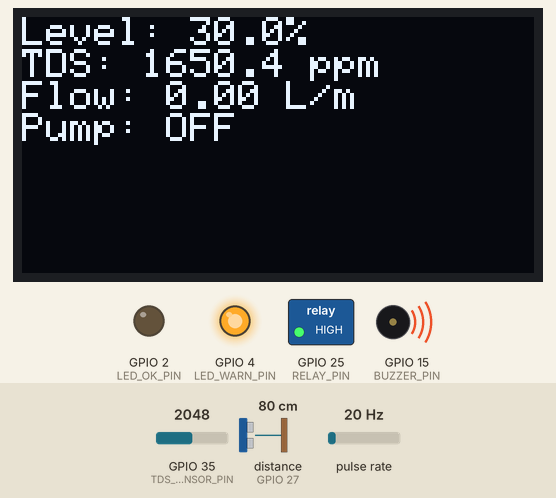
The sketch below on a simulated ESP32. Shown: 128×64 one-colour display, switched loads named in the sketch (green lamp = pin HIGH), output pins drawn as LEDs (lit = HIGH), buzzer (waves = sounding, pin HIGH). Wiring (inferred from the names in the program): ultrasonic range finder: trigger GPIO 26; echo GPIO 27; pulse sensor: data GPIO 34. The test bench sets the inputs (shaded band); at power-on: distance to the obstacle (sensor on GPIO 27) 80 cm, pulse rate 20 Hz, GPIO 35 (TDS_SENSOR_PIN) = 2048. The echo pulse lasts 58.3 µs per cm; WiFi joins after 1.5 s; servers stay silent unless stated; uploads are accepted with an empty reply; the local clock reads 2024-03-15 10:24:30 at power-on unless the sketch sets it; pins used as bus, display or sensor lines are not drawn; what the sketch prints to the serial monitor is not drawn.

Above: at 3.7 s.
3.8 s: distance to the obstacle (sensor on GPIO 27) set to 95 cm
At 5.7 s:
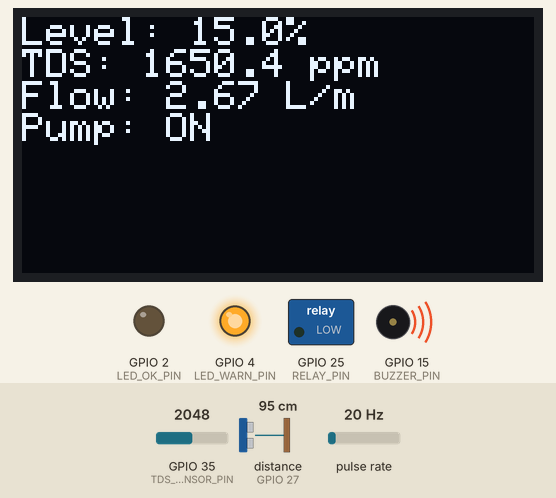
6.1 s: pulse rate (sensor on GPIO 34) set to 100 Hz
At 7.8 s:
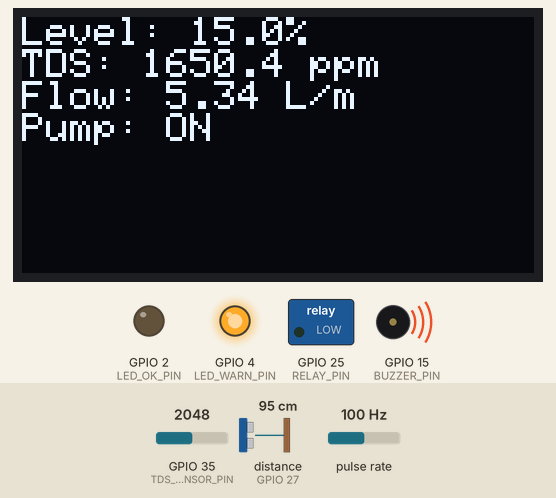
10.2 s: GPIO 35 (TDS_SENSOR_PIN) set to 395
At 11.3 s:
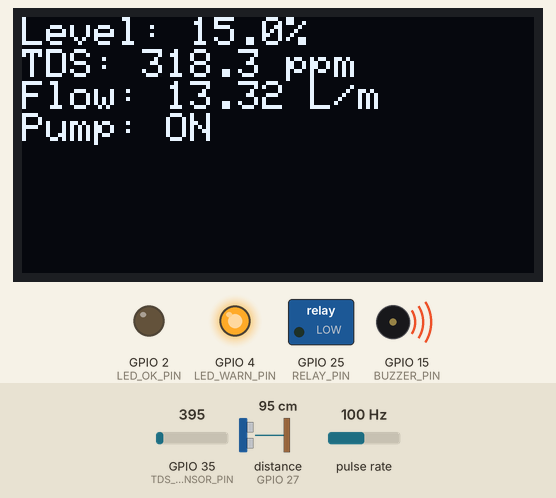
14.2 s: GPIO 35 (TDS_SENSOR_PIN) set to 335
At 15.3 s:
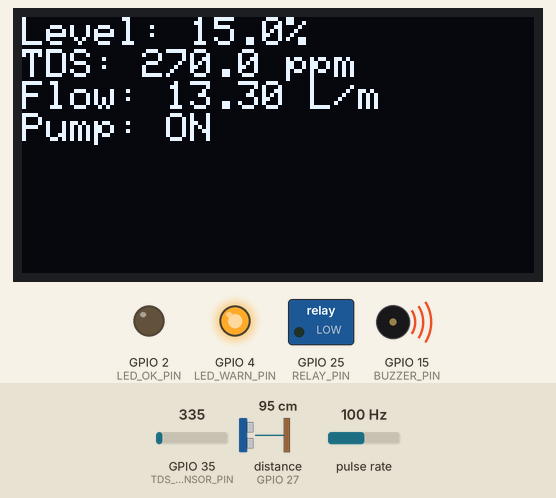
18.3 s: distance to the obstacle (sensor on GPIO 27) set to 32 cm
At 19.8 s:
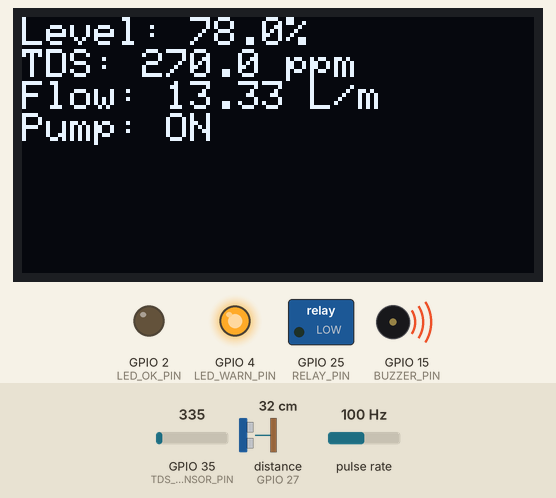
22.5 s: distance to the obstacle (sensor on GPIO 27) set to 29 cm
At 24.1 s:
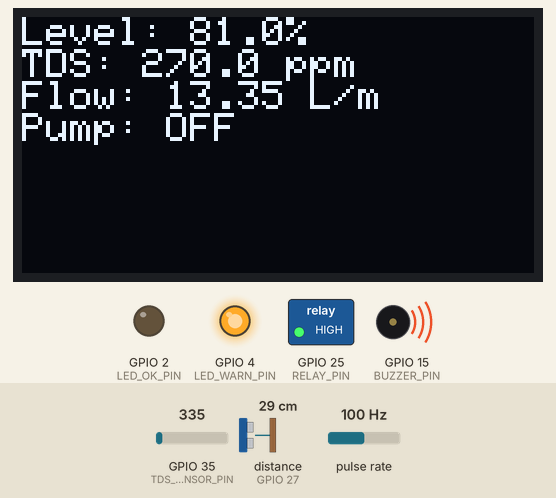
Timing chart, 0 to 25.6 s (numbered marks = the images above; inputs shaded):
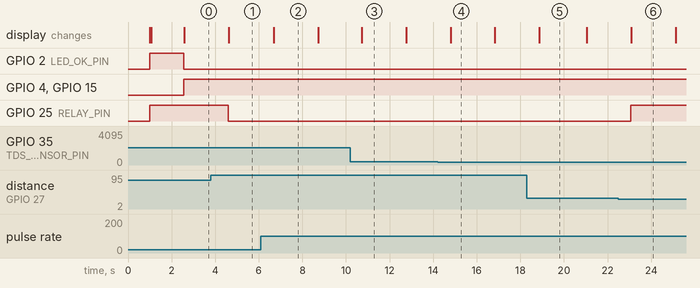

Measured:
- the behaviour switches between 90 and 91 cm on distance to the obstacle (sensor on GPIO 27) (found by bisection; images 0 and 1)
- the behaviour switches between 31 and 30 cm on distance to the obstacle (sensor on GPIO 27) (found by bisection; images 5 and 6)
- after the input at 3.8 s, GPIO 25 (RELAY_PIN): HIGH → LOW after 0.81 s; the display: changes after 0.83 s (image 1)
- after the input at 6.1 s, the display: changes after 0.58 s (image 2)
- after the input at 18.3 s, the display: changes after 0.56 s (image 5)
- after the input at 22.5 s, GPIO 25 (RELAY_PIN): LOW → HIGH after 0.56 s; the display: changes after 0.59 s (image 6)
- what the display in image 2 shows lasts 2.0 s, from 6.7 s to 8.7 s

The sketch:

smart_water_monitor.ino
```cpp
#include <WiFi.h>
#include <WiFiClient.h>
#include <HTTPClient.h>
#include <time.h>

#if __has_include(<Adafruit_SSD1306.h>)
  #include <Wire.h>
  #include <Adafruit_GFX.h>
  #include <Adafruit_SSD1306.h>
  #define USE_OLED 1
#else
  #define USE_OLED 0
#endif

// =====================
// Wi-Fi configuration
// =====================
// Replace these values before uploading. Do not hard-code secret values in production.
const char *WIFI_SSID = "YOUR_WIFI_SSID";
const char *WIFI_PASSWORD = "YOUR_WIFI_PASSWORD";
const char *SERVER_URL = "http://192.168.1.50:5000/api/data";

// =====================
// Sensor and board pins
// =====================
const int TRIG_PIN = 26;
const int ECHO_PIN = 27;
const int FLOW_SENSOR_PIN = 34;
const int TDS_SENSOR_PIN = 35;
const int RELAY_PIN = 25;
const int BUZZER_PIN = 15;
const int LED_WARN_PIN = 4;
const int LED_OK_PIN = 2;

// =====================
// Sensor calibration and thresholds
// =====================
const float TANK_EMPTY_DISTANCE_CM = 110.0;  // Distance when tank is empty
const float TANK_FULL_DISTANCE_CM = 10.0;    // Distance when tank is full
const float LOW_LEVEL_THRESHOLD = 20.0;        // Start pump below this level
const float HIGH_LEVEL_THRESHOLD = 80.0;       // Stop pump above this level
const float LEVEL_HYSTERESIS = 5.0;            // Prevent rapid switching
const float OVERFLOW_THRESHOLD = 95.0;         // Overflow warning
const float TDS_LIMIT = 300.0;                 // Simple educational threshold
const float PULSES_PER_LITER = 450.0;          // Typical flow sensor calibration factor
const float MAX_FLOW_LPM = 12.0;               // Abnormal flow rate limit
const float ADC_MAX = 4095.0;
const float VREF = 3.3;
const int SAMPLE_INTERVAL_MS = 5000;

volatile unsigned long pulseCount = 0;
unsigned long lastFlowSampleMs = 0;
unsigned long lastSendMs = 0;

float totalConsumptionLiters = 0.0;
float flowRateLpm = 0.0;
float lastLevelPercent = 0.0;
bool pumpOn = false;
bool sensorFailure = false;
bool pumpError = false;
String alertStatus = "NORMAL";

#if USE_OLED
Adafruit_SSD1306 display(128, 64, &Wire, -1);
#endif

// =====================
// Interrupt service routine for flow sensor pulses
// =====================
void IRAM_ATTR pulseCounterISR() {
  pulseCount++;
}

// =====================
// Utility functions
// =====================
String getFormattedTimestamp() {
  time_t now = time(nullptr);
  struct tm timeinfo;
  char timestampBuffer[30];

  if (localtime_r(&now, &timeinfo) == nullptr) {
    return "2026-01-01T00:00:00Z";
  }

  strftime(timestampBuffer, sizeof(timestampBuffer), "%Y-%m-%dT%H:%M:%SZ", &timeinfo);
  return String(timestampBuffer);
}

float readDistanceCm() {
  digitalWrite(TRIG_PIN, LOW);
  delayMicroseconds(2);
  digitalWrite(TRIG_PIN, HIGH);
  delayMicroseconds(10);
  digitalWrite(TRIG_PIN, LOW);

  unsigned long duration = pulseIn(ECHO_PIN, HIGH, 25000);

  if (duration == 0) {
    return -1.0;
  }

  // Distance = (velocity * time) / 2
  float distanceCm = (duration * 0.0343) / 2.0;
  return distanceCm;
}

float computeWaterLevelPercent(float distanceCm) {
  if (distanceCm < 0) {
    return 0.0;
  }

  // Convert distance (cm) to level percentage.
  // A smaller distance means a fuller tank, so the formula is inverted.
  float range = TANK_EMPTY_DISTANCE_CM - TANK_FULL_DISTANCE_CM;
  float levelPercent = 100.0 * ((TANK_EMPTY_DISTANCE_CM - distanceCm) / range);

  if (levelPercent < 0.0) {
    levelPercent = 0.0;
  } else if (levelPercent > 100.0) {
    levelPercent = 100.0;
  }

  return levelPercent;
}

float readTdsValue() {
  int rawValue = analogRead(TDS_SENSOR_PIN);

  if (rawValue < 10) {
    return -1.0;
  }

  float voltage = (rawValue / ADC_MAX) * VREF;
  float tdsValue = voltage * 1000.0; // Approximate conversion for educational demo
  return tdsValue;
}

void updateFlowMetrics() {
  unsigned long now = millis();
  unsigned long elapsedMs = now - lastFlowSampleMs;

  if (elapsedMs < 2000) {
    return;
  }

  unsigned long pulseTotal = pulseCount;
  pulseCount = 0;

  if (pulseTotal > 0) {
    float elapsedSeconds = elapsedMs / 1000.0;
    float liters = pulseTotal / PULSES_PER_LITER;
    totalConsumptionLiters += liters;

    // flowRate = pulses per second * 60 / pulsesPerLiter
    flowRateLpm = (pulseTotal / elapsedSeconds) * 60.0 / PULSES_PER_LITER;
  } else {
    flowRateLpm = 0.0;
  }

  lastFlowSampleMs = now;
}

void setPumpState(bool on) {
  pumpOn = on;
  digitalWrite(RELAY_PIN, on ? LOW : HIGH);
}

void updateDisplay(float waterLevelPercent, float tdsValue, float flowRate, float totalLiters) {
#if USE_OLED
  display.clearDisplay();
  display.setTextSize(1);
  display.setTextColor(SSD1306_WHITE);
  display.setCursor(0, 0);
  display.print("Level: ");
  display.print(waterLevelPercent, 1);
  display.println("%");

  display.print("TDS: ");
  display.print(tdsValue, 1);
  display.println(" ppm");

  display.print("Flow: ");
  display.print(flowRate, 2);
  display.println(" L/m");

  display.print("Pump: ");
  display.println(pumpOn ? "ON" : "OFF");

  display.display();
#endif
}

void setLocalAlertIndicators(bool hasAlert) {
  digitalWrite(BUZZER_PIN, hasAlert ? HIGH : LOW);
  digitalWrite(LED_WARN_PIN, hasAlert ? HIGH : LOW);
  digitalWrite(LED_OK_PIN, hasAlert ? LOW : HIGH);
}

void handlePumpControl(float waterLevelPercent) {
  bool desiredPumpState = pumpOn;

  if (waterLevelPercent <= LOW_LEVEL_THRESHOLD) {
    desiredPumpState = true;
  } else if (waterLevelPercent >= HIGH_LEVEL_THRESHOLD) {
    desiredPumpState = false;
  }

  // Hysteresis / dead-band to avoid rapid relay switching.
  if (pumpOn && waterLevelPercent >= HIGH_LEVEL_THRESHOLD + LEVEL_HYSTERESIS) {
    desiredPumpState = false;
  }

  if (!pumpOn && waterLevelPercent <= LOW_LEVEL_THRESHOLD - LEVEL_HYSTERESIS) {
    desiredPumpState = true;
  }

  if (desiredPumpState != pumpOn) {
    setPumpState(desiredPumpState);
  }
}

String evaluateAlertStatus(float waterLevelPercent, float tdsValue, bool flowAbnormal) {
  String alerts = "";

  if (sensorFailure) {
    alerts += "SENSOR_FAILURE;";
  }

  if (waterLevelPercent <= LOW_LEVEL_THRESHOLD) {
    alerts += "CRITICAL_LOW_LEVEL;";
  }

  if (waterLevelPercent >= OVERFLOW_THRESHOLD) {
    alerts += "OVERFLOW_HIGH_LEVEL;";
  }

  if (tdsValue > 0 && tdsValue >= TDS_LIMIT) {
    alerts += "POOR_WATER_QUALITY;";
  }

  if (flowAbnormal) {
    alerts += "ABNORMAL_WATER_CONSUMPTION;";
  }

  if (pumpError) {
    alerts += "PUMP_ABNORMAL_CONDITION;";
  }

  if (alerts.length() == 0) {
    return "NORMAL";
  }

  return alerts;
}

void sendSensorData(float distanceCm, float waterLevelPercent, float tdsValue, float totalLiters) {
  if (WiFi.status() != WL_CONNECTED) {
    Serial.println("Wi-Fi disconnected. Skipping upload.");
    return;
  }

  HTTPClient http;
  http.begin(SERVER_URL);
  http.addHeader("Content-Type", "application/json");

  String payload = "{";
  payload += "\"timestamp\":\"" + getFormattedTimestamp() + "\",";
  payload += "\"water_level_cm\":" + String(distanceCm, 2) + ",";
  payload += "\"water_level_percent\":" + String(waterLevelPercent, 2) + ",";
  payload += "\"tds\":" + String(tdsValue, 2) + ",";
  payload += "\"flow_rate_lpm\":" + String(flowRateLpm, 2) + ",";
  payload += "\"total_consumption_liters\":" + String(totalLiters, 2) + ",";
  payload += "\"pump_status\":\"" + String(pumpOn ? "ON" : "OFF") + "\",";
  payload += "\"system_status\":\"" + String(alertStatus == "NORMAL" ? "OK" : "ALERT") + "\",";
  payload += "\"alert_status\":\"" + alertStatus + "\",";
  payload += "\"sensor_status\":\"" + String(sensorFailure ? "ERROR" : "OK") + "\",";
  payload += "\"pump_error\":\"" + String(pumpError ? "ERROR" : "OK") + "\",";
  payload += "\"raw_data\":\"esp32_demo\"";
  payload += "}";

  int httpResponseCode = http.POST(payload);

  if (httpResponseCode > 0) {
    String responseText = http.getString();
    Serial.print("HTTP Response: ");
    Serial.println(httpResponseCode);
    Serial.println(responseText);
  } else {
    Serial.print("HTTP error code: ");
    Serial.println(httpResponseCode);
  }

  http.end();
}

void setup() {
  Serial.begin(115200);
  delay(1000);

  pinMode(TRIG_PIN, OUTPUT);
  pinMode(ECHO_PIN, INPUT);
  pinMode(FLOW_SENSOR_PIN, INPUT_PULLUP);
  pinMode(TDS_SENSOR_PIN, INPUT);
  pinMode(RELAY_PIN, OUTPUT);
  pinMode(BUZZER_PIN, OUTPUT);
  pinMode(LED_WARN_PIN, OUTPUT);
  pinMode(LED_OK_PIN, OUTPUT);

  digitalWrite(RELAY_PIN, HIGH);
  digitalWrite(BUZZER_PIN, LOW);
  digitalWrite(LED_WARN_PIN, LOW);
  digitalWrite(LED_OK_PIN, HIGH);

#if USE_OLED
  Wire.begin();
  if (!display.begin(SSD1306_SWITCHCAPVCC, 0x3C)) {
    Serial.println("OLED not found");
  } else {
    display.clearDisplay();
    display.setTextSize(1);
    display.setTextColor(SSD1306_WHITE);
    display.setCursor(0, 0);
    display.println("Booting...");
    display.display();
  }
#endif

  Serial.println("Starting Smart Water Monitor...");
  Serial.print("Connecting to Wi-Fi: ");
  Serial.println(WIFI_SSID);

  WiFi.begin(WIFI_SSID, WIFI_PASSWORD);
  int attempts = 0;
  while (WiFi.status() != WL_CONNECTED && attempts < 30) {
    delay(500);
    Serial.print(".");
    attempts++;
  }

  if (WiFi.status() == WL_CONNECTED) {
    Serial.println();
    Serial.print("Wi-Fi connected: ");
    Serial.println(WiFi.localIP());
    configTime(0, 0, "pool.ntp.org", "time.nist.gov");
  } else {
    Serial.println();
    Serial.println("Wi-Fi connection failed. Running offline mode.");
  }

  attachInterrupt(digitalPinToInterrupt(FLOW_SENSOR_PIN), pulseCounterISR, FALLING);
  lastFlowSampleMs = millis();
  setPumpState(false);
}

void loop() {
  static unsigned long lastMeasurementMs = 0;

  if (millis() - lastMeasurementMs >= 2000) {
    lastMeasurementMs = millis();

    float distanceCm = readDistanceCm();
    float waterLevelPercent = 0.0;
    float tdsValue = readTdsValue();

    if (distanceCm < 0) {
      sensorFailure = true;
      Serial.println("Sensor read invalid: distance measurement failed.");
      waterLevelPercent = 0.0;
    } else {
      sensorFailure = false;
      waterLevelPercent = computeWaterLevelPercent(distanceCm);
      lastLevelPercent = waterLevelPercent;
    }

    if (tdsValue < 0) {
      sensorFailure = true;
      Serial.println("TDS sensor invalid or disconnected.");
    }

    updateFlowMetrics();
    handlePumpControl(waterLevelPercent);

    bool flowAbnormal = (flowRateLpm > MAX_FLOW_LPM) || (flowRateLpm < 0);
    alertStatus = evaluateAlertStatus(waterLevelPercent, tdsValue, flowAbnormal);
    setLocalAlertIndicators(alertStatus != "NORMAL");

    updateDisplay(waterLevelPercent, tdsValue, flowRateLpm, totalConsumptionLiters);

    Serial.print("Distance: ");
    Serial.print(distanceCm);
    Serial.print(" cm | Level: ");
    Serial.print(waterLevelPercent);
    Serial.print(" % | TDS: ");
    Serial.print(tdsValue);
    Serial.print(" ppm | Flow: ");
    Serial.print(flowRateLpm);
    Serial.print(" L/min | Total: ");
    Serial.print(totalConsumptionLiters);
    Serial.print(" L | Pump: ");
    Serial.print(pumpOn ? "ON" : "OFF");
    Serial.print(" | Alerts: ");
    Serial.println(alertStatus);
  }

  if (millis() - lastSendMs >= SAMPLE_INTERVAL_MS) {
    float distanceCm = readDistanceCm();
    float waterLevelPercent = 0.0;
    float tdsValue = readTdsValue();

    if (distanceCm >= 0) {
      waterLevelPercent = computeWaterLevelPercent(distanceCm);
    }

    if (tdsValue < 0) {
      tdsValue = 0.0;
    }

    sendSensorData(distanceCm, waterLevelPercent, tdsValue, totalConsumptionLiters);
    lastSendMs = millis();
  }

  delay(50);
}
```
